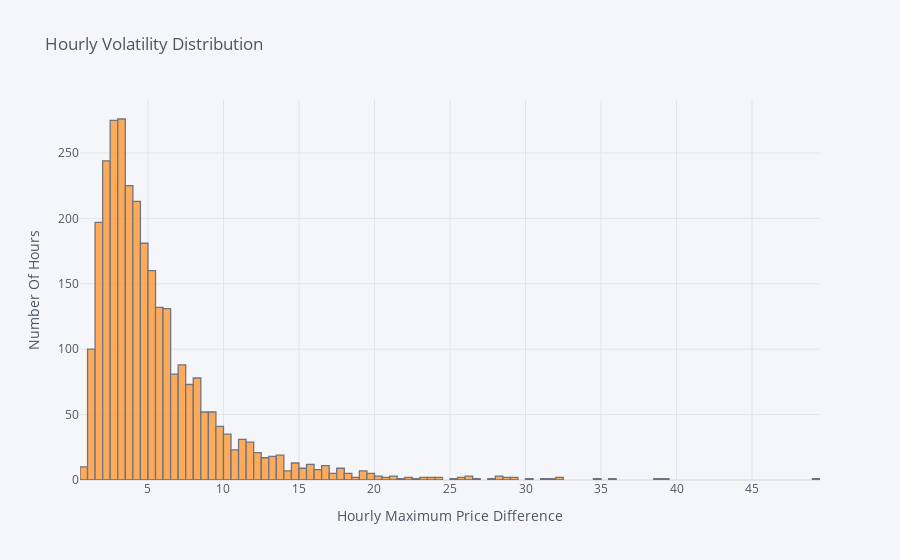

Notebook cell for this chart:
### Markdown cell above
__________________________![image.png](attachment:51e601ca-0e8a-494b-8828-90b684f8e9b6.png)

### Code cell
Ask_1h_2024[['Volatility']].iplot(
    kind='hist',
    barmode='overlay',
    xTitle='Hourly Maximum Price Difference',
    yTitle='Number Of Hours',
    title='Hourly Volatility Distribution'
)

### Figure 1 — Plotly figure (JSON) as saved in the notebook; plotly's stock layout.template omitted (floating-point values rounded to 4 significant figures; data arrays with more than 128 entries replaced by an {"elided": "..."} marker saying what was removed)
{"data": [{"histfunc": "count", "histnorm": "", "marker": {"color": "rgba(255, 153, 51, 1.0)", "line": {"color": "#4D5663", "width": 1.3}}, "name": "Volatility", "opacity": 0.8, "orientation": "v", "type": "histogram", "x": {"elided": "2938 float values"}}], "layout": {"barmode": "overlay", "legend": {"bgcolor": "#F5F6F9", "font": {"color": "#4D5663"}}, "paper_bgcolor": "#F5F6F9", "plot_bgcolor": "#F5F6F9", "title": {"font": {"color": "#4D5663"}, "text": "Hourly Volatility Distribution"}, "xaxis": {"gridcolor": "#E1E5ED", "showgrid": true, "tickfont": {"color": "#4D5663"}, "title": {"font": {"color": "#4D5663"}, "text": "Hourly Maximum Price Difference"}, "zerolinecolor": "#E1E5ED"}, "yaxis": {"gridcolor": "#E1E5ED", "showgrid": true, "tickfont": {"color": "#4D5663"}, "title": {"font": {"color": "#4D5663"}, "text": "Number Of Hours"}, "zerolinecolor": "#E1E5ED"}}}
